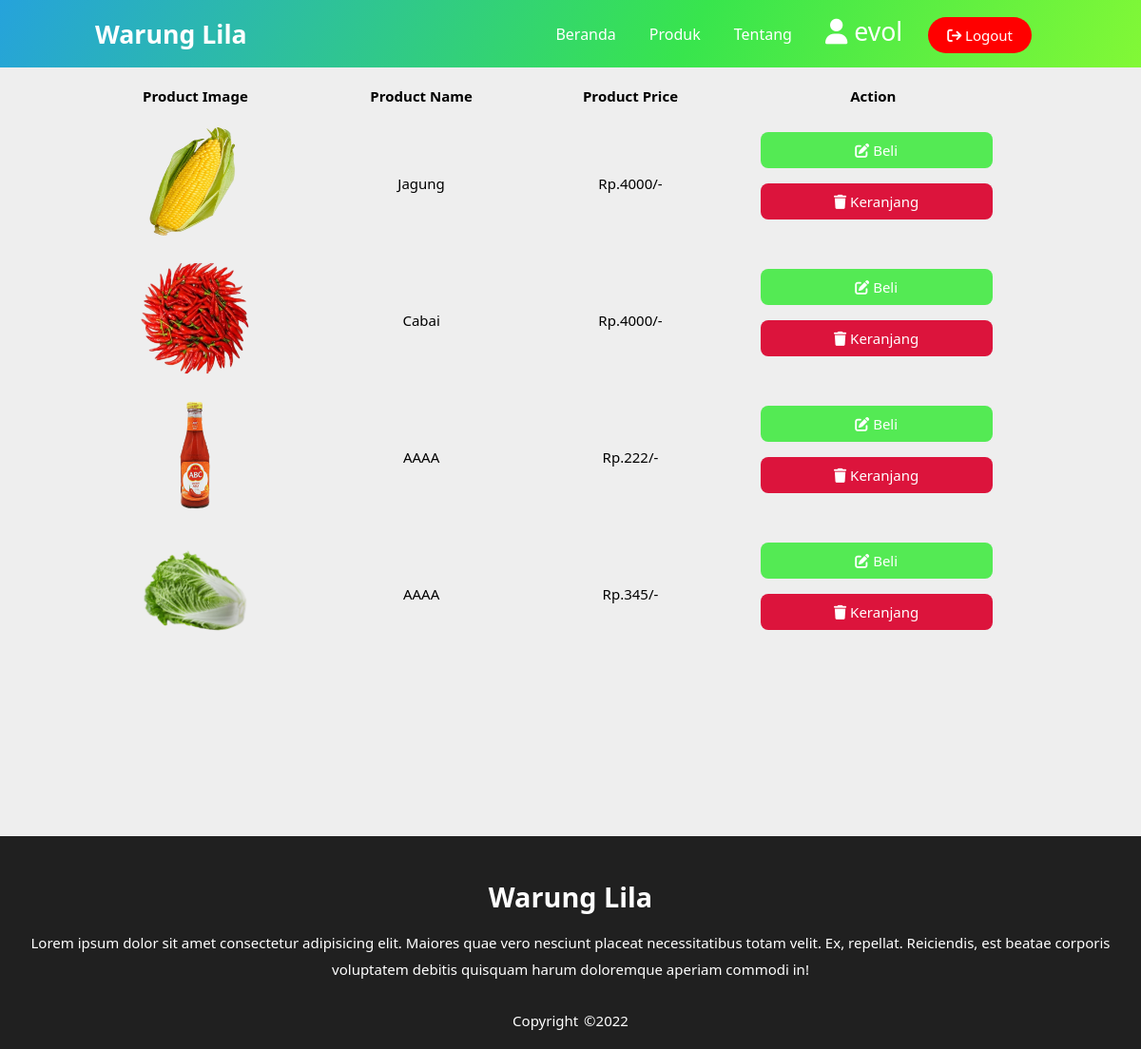
The app's page /sayuranlist.php (signed in) with its own data.
### tables this page shows
CREATE TABLE `tbproduk` (
  `id` int(11) NOT NULL,
  `productName` varchar(250) NOT NULL,
  `productImage` varchar(250) NOT NULL,
  `productPrice` varchar(250) NOT NULL,
  `tipe` varchar(250) NOT NULL
);

### sayuranlist.php (the view, shortened to what this page needs)
<?php
include ("conn.php");
?>
<!DOCTYPE html>
<html lang="en">
<head>
    <link rel="stylesheet" href="./src/css/sayuranlist.css">
    <link rel="stylesheet" href="./src/css/footer.css">
    <link rel="stylesheet" href="https://cdnjs.cloudflare.com/ajax/libs/font-awesome/6.2.0/css/all.min.css">
</head>
<body>
    <header>
        <a href class="logo">Warung Lila</a>
        <nav>
            <ul class="nav_links">
                <li><a href="#">Beranda</a></li>
                <li><a href="#">Produk</a></li>
                <li><a href="#">Tentang</a></li>
            </ul>
        </nav>
        <div class="account">
            <p><i class="fa-solid fa-user" id="profile"></i> <?php echo $_SESSION['user_name'] ?>
            <a href="logout.php"><button class="lgbtn"><i class="fa-solid fa-arrow-right-from-bracket"></i>  Logout</button></a>
            </p>
        </div>
    </header>
    <div class="body">
            <?php
            $select = mysqli_query($conn, "SELECT * FROM tbproduk where tipe='Sayuran'");
            ?>
            <div class="product-display">
                <table class="product-display-table">
                    <thead>
                    <tr>
                        <th>Product Image</th>
                        <th>Product Name</th>
                        <th>Product Price</th>
                        <th>Action</th>
                    </tr>
                    </thead>
            <?php while($row = mysqli_fetch_assoc($select)){ ?>
                    <tr>
                        <td><img src="uploaded_img/<?php echo $row['productImage']; ?>" height="100" alt=""></td>
                        <td><?php echo $row['productName']; ?></td>
                        <td>Rp.<?php echo $row['productPrice']; ?>/-</td>
                        <td>
                            <a href="admin_update.php?edit=<?php echo $row['id']; ?>" class="btn"> <i class="fas fa-edit"></i> Beli </a>
                            <a href="addproductcmd.php?delete=<?php echo $row['id']; ?>" class="btn"> <i class="fas fa-trash"></i> Keranjang </a>
                        </td>
                    </tr>
      <?php } ?>
      </table>
   </div>
    </div>
    <footer>
        <div class="footer_content">
            <h3>Warung Lila</h3>
            <p>Lorem ipsum dolor sit amet consectetur adipisicing elit. Maiores quae vero nesciunt placeat necessitatibus totam velit. Ex, repellat. Reiciendis, est beatae corporis voluptatem debitis quisquam harum doloremque aperiam commodi in!</p>
        </div>
        <div class="footer_bottom">
            <p>Copyright &copy;2022</p>
        </div>
    </footer>
</body>
</html>

### src/css/sayuranlist.css (style rules this page uses)
* { box-sizing: border-box; margin: 0; padding: 0; }
li { font-family: system-ui, -apple-system, BlinkMacSystemFont, 'Segoe UI', Roboto, Oxygen, Ubuntu, Cantarell, 'Open Sans', 'Helvetica Neue', sans-serif; font-weight: 500; text-decoration: none; }
.logo { font-family: system-ui, -apple-system, BlinkMacSystemFont, 'Segoe UI', Roboto, Oxygen, Ubuntu, Cantarell, 'Open Sans', 'Helvetica Neue', sans-serif; font-weight: 700; color: white; font-size: 20pt; margin-right: auto; }
header { position: fixed; top: 0; left: 0; width: 100%; display: flex; justify-content: flex-end; align-items: center; transition: 0.6s; padding: 15px 100px; z-index: 1; background: linear-gradient(116deg, #2192FF -15.11%, #38E54D 60.46%, #9CFF2E 113.9%); }
header ul { position: relative; display: flex; justify-content: center; align-items: center; }
header ul li { position: relative; list-style: none; margin-right: 5px; }
header ul li a { position: relative; margin: 0 15px; text-decoration: none; color: white; font-weight: 500; transition: 0.6s; }
header button { padding: 9px 20px; width: 89px; color: white; border: none; border-radius: 50px; cursor: pointer; font-family: system-ui, -apple-system, BlinkMacSystemFont, 'Segoe UI', Roboto, Oxygen, Ubuntu, Cantarell, 'Open Sans', 'Helvetica Neue', sans-serif; font-weight: 500; text-decoration: none; }
.lgbtn { color: rgb(255, 255, 255); background-color: rgb(255, 0, 0); background-repeat: no-repeat; font-size: 15px; transition: 0.6s; margin-left: 20px; width: auto; }
body { font-family: system-ui, -apple-system, BlinkMacSystemFont, 'Segoe UI', Roboto, Oxygen, Ubuntu, Cantarell, 'Open Sans', 'Helvetica Neue', sans-serif; margin: 0; background-repeat: no-repeat; background-size: cover; background-position: center; height: 100vh; min-width: 100vh; overflow-x: hidden; background-color: rgb(238, 238, 238); }
img { max-width: 100%; }
a { text-decoration: none; }
:is(h1, p) { margin: 0; }
.body { background-color: rgb(238, 238, 238); min-height: 100vh; }
.account p { position: relative; margin: 0 15px; font-size: 20pt; text-decoration: none; color: white; font-weight: 500; transition: 0.6s; }
#profile { font-size: 20pt; }
.btn { display: block; width: 430px; cursor: pointer; border-radius: .5rem; margin: 1rem 20px; font-size: 20px; padding: 9px; background: rgb(84, 234, 84); color: white; transition: ease 0.5s; }
.product-display { margin:5rem; }
.product-display .product-display-table { width: 95%; text-align: center; }
.product-display .product-display-table thead { background: var(--bg-color); }
.product-display .product-display-table th { padding:9px; font-size: 15px; }
.product-display .product-display-table img { width: 120px; height: 120px; }
.product-display .product-display-table td { padding:9px; font-size: 15px; border-bottom: var(--border); }
.product-display .product-display-table .btn:first-child { margin-top: 0; width: 88%; font-size: 15px; align-items: center; }
.product-display .product-display-table .btn:last-child { background: crimson; width: 88%; font-size: 15px; }

### src/css/footer.css (style rules this page uses)
footer { background: rgb(32, 32, 32); height: auto; width: auto; font-family: system-ui, -apple-system, BlinkMacSystemFont, 'Segoe UI', Roboto, Oxygen, Ubuntu, Cantarell, 'Open Sans', 'Helvetica Neue', sans-serif; padding-top: 40px; color: white; position: absolute; z-index: 2; }
.footer_content { display: flex; align-items: center; justify-content: center; flex-direction: column; text-align: center; }
.footer_content h3 { font-size: 1.8rem; font-weight: 700; text-transform: capitalize; line-height: 3rem; }
.footer_content p { max-width: 1300px; margin: 10px auto; line-height: 28px; font-size: 15px; }
.footer_bottom { background: rgb(32, 32, 32); width: 100vw; padding: 20px 0; text-align: center; }
.footer_bottom p { font-size: 15px; word-spacing: 2px; text-transform: capitalize; }

### records on screen
tbproduk: productImage (picture), productName "Jagung", productPrice "4000"
tbproduk: productImage (picture), productName "Cabai", productPrice "4000"
tbproduk: productImage (picture), productName "AAAA", productPrice "222"
tbproduk: productImage (picture), productName "AAAA", productPrice "345"

### other values on screen
$_SESSION['user_name'] "evol"
